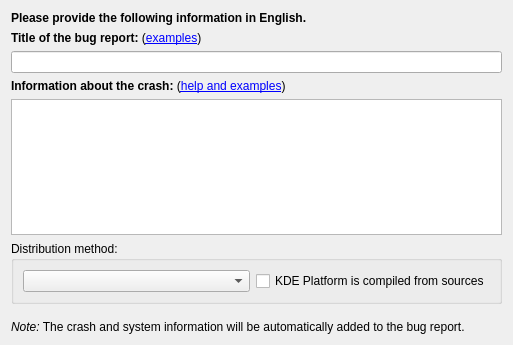
<?xml version="1.0" encoding="UTF-8"?>
<ui version="4.0">
 <class>AssistantPageBugzillaInformation</class>
 <widget class="QWidget" name="AssistantPageBugzillaInformation">
  <property name="geometry">
   <rect>
    <x>0</x>
    <y>0</y>
    <width>513</width>
    <height>345</height>
   </rect>
  </property>
  <layout class="QVBoxLayout" name="verticalLayout">
   <item>
    <widget class="QLabel" name="m_explanationLabel">
     <property name="text">
      <string comment="@info">&lt;strong&gt;Please provide the following information in English.&lt;/strong&gt;</string>
     </property>
     <property name="wordWrap">
      <bool>true</bool>
     </property>
    </widget>
   </item>
   <item>
    <widget class="QLabel" name="m_titleLabel">
     <property name="text">
      <string comment="@label:textbox">&lt;strong&gt;Title of the bug report:&lt;/strong&gt; (&lt;a href=&quot;#&quot;&gt;examples&lt;/a&gt;)</string>
     </property>
    </widget>
   </item>
   <item>
    <widget class="KLineEdit" name="m_titleEdit"/>
   </item>
   <item>
    <layout class="QHBoxLayout" name="horizontalLayout_2">
     <item>
      <widget class="QLabel" name="m_detailsLabel">
       <property name="text">
        <string comment="@label:textbox">&lt;strong&gt;Information about the crash:&lt;/strong&gt; (&lt;a href=&quot;#&quot;&gt;help and examples&lt;/a&gt;)</string>
       </property>
      </widget>
     </item>
    </layout>
   </item>
   <item>
    <widget class="QTextEdit" name="m_detailsEdit">
     <property name="accessibleName">
      <string>Information about the crash text</string>
     </property>
     <property name="acceptRichText">
      <bool>false</bool>
     </property>
    </widget>
   </item>
   <item>
    <widget class="QGroupBox" name="m_distributionGroupBox">
     <property name="title">
      <string comment="@title:group">Distribution method:</string>
     </property>
     <layout class="QVBoxLayout" name="verticalLayout_2">
      <item>
       <layout class="QHBoxLayout" name="horizontalLayout">
        <item>
         <widget class="KComboBox" name="m_distroChooserCombo"/>
        </item>
        <item>
         <widget class="QCheckBox" name="m_compiledSourcesCheckBox">
          <property name="text">
           <string comment="@option:check">KDE Platform is compiled from sources</string>
          </property>
         </widget>
        </item>
       </layout>
      </item>
     </layout>
    </widget>
   </item>
   <item>
    <spacer name="verticalSpacer">
     <property name="orientation">
      <enum>Qt::Vertical</enum>
     </property>
     <property name="sizeType">
      <enum>QSizePolicy::Fixed</enum>
     </property>
     <property name="sizeHint" stdset="0">
      <size>
       <width>20</width>
       <height>10</height>
      </size>
     </property>
    </spacer>
   </item>
   <item>
    <widget class="QLabel" name="m_crashInfoLabel">
     <property name="text">
      <string comment="@info">&lt;i&gt;Note:&lt;/i&gt; The crash and system information will be automatically added to the bug report.</string>
     </property>
     <property name="wordWrap">
      <bool>true</bool>
     </property>
    </widget>
   </item>
  </layout>
 </widget>
 <customwidgets>
  <customwidget>
   <class>KComboBox</class>
   <extends>QComboBox</extends>
   <header>kcombobox.h</header>
  </customwidget>
  <customwidget>
   <class>KLineEdit</class>
   <extends>QLineEdit</extends>
   <header>klineedit.h</header>
  </customwidget>
 </customwidgets>
 <resources/>
 <connections/>
</ui>
